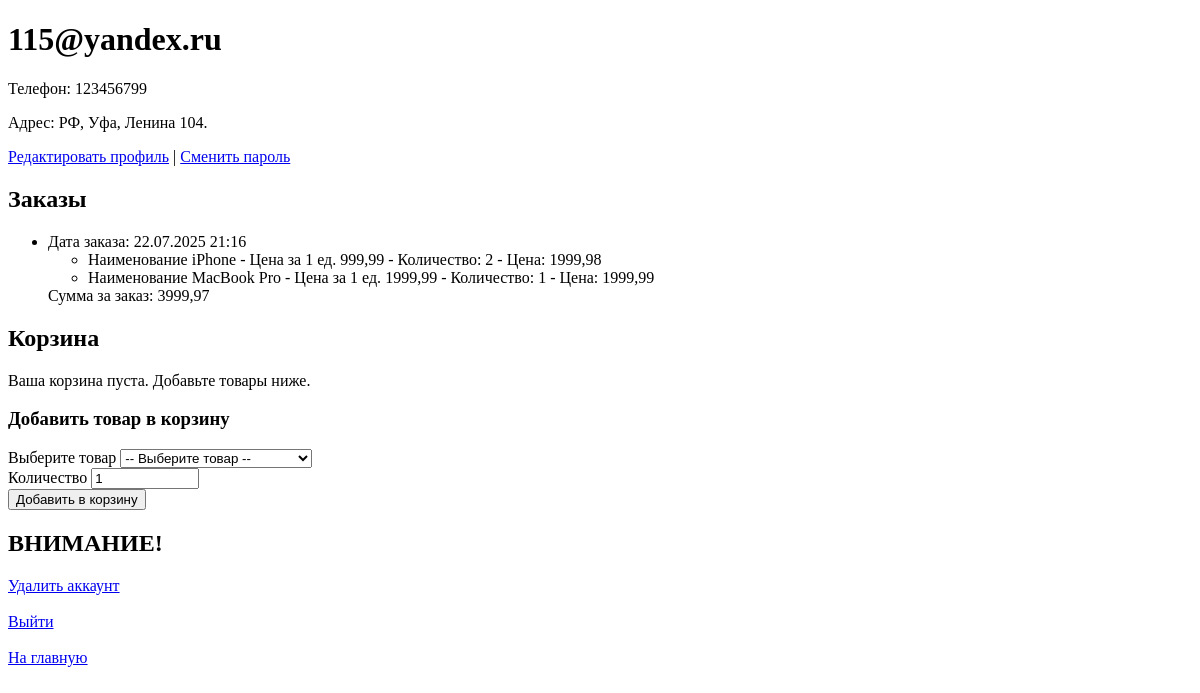
/shop/profile/ (signed in), run on an earlier commit of the app's database.
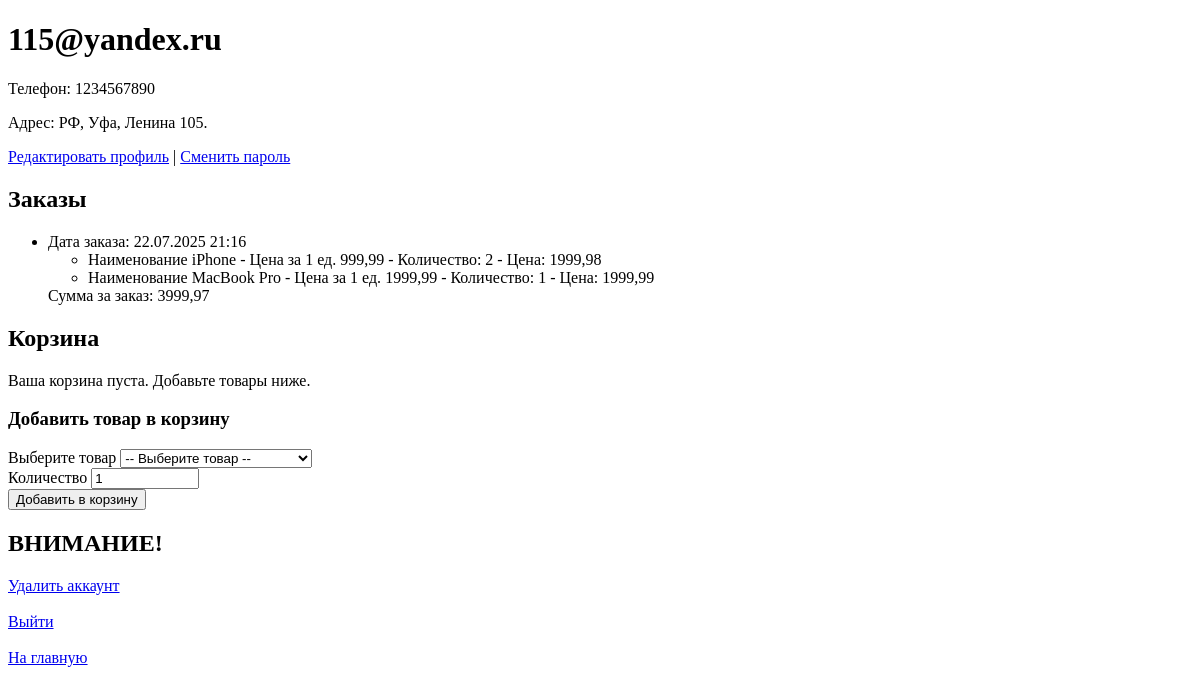
And on a later commit of the database.
### shop/models.py (models this page shows, shortened)
class CustomUser(AbstractBaseUser,  PermissionsMixin):
    email = models.EmailField(unique=True, verbose_name='Email')
    phone_number = models.CharField(max_length=15, blank=True, verbose_name='Номер телефона')
    address = models.CharField(max_length=255, blank=True, verbose_name='Адрес доставки')
    is_active = models.BooleanField(default=False, verbose_name='Аккаунт активен')
    is_staff = models.BooleanField(default=False, verbose_name='Сотрудник')
    objects = CustomUserManager()
    USERNAME_FIELD = 'email'
    REQUIRED_FIELDS = []

class Order(models.Model):
    created_at = models.DateTimeField(auto_now_add=True, null=False)
    owner = models.ForeignKey(CustomUser, on_delete=models.CASCADE, related_name='orders')
    total = models.DecimalField(
        max_digits=10,
        decimal_places=2,
        null=False,
        blank=True,
        default=0.00,
        verbose_name='Итого'
    )
    status = models.CharField(
        choices=[("в обработке", "в обработке"), ("доставляется", "доставляется"), ("доставлено", "доставлено")],
        default="в обработке")
    class Meta:
        ordering = ['-created_at']
        verbose_name = 'Заказ'
        verbose_name_plural = 'Заказы'
        db_table = 'db_order'

class OrderItem(models.Model):
    item = models.ForeignKey(Product, on_delete=models.CASCADE)
    order_item = models.ForeignKey(Order, on_delete=models.CASCADE, related_name="items")
    product_quantity = models.PositiveIntegerField(default=1)
    @property
    def item_price(self):
        return self.item.price * self.product_quantity
    class Meta:
        verbose_name = 'Товар'
        verbose_name_plural = 'Товары'
        db_table = 'db_order_item'

class Product(models.Model):
    name = models.CharField(max_length=100, null=False, verbose_name='Товар')
    description = models.TextField()
    price = models.DecimalField(
        max_digits=10,
        decimal_places=2,
        null=False,
        verbose_name='Цена товара'
    )
    created_at = models.DateTimeField(auto_now_add=True, null=False)
    stock_quantity = models.PositiveIntegerField(default=1, verbose_name='Количество единиц на складе')
    image = models.ImageField(
        upload_to=product_image_path,
        null=True,
        verbose_name="Фото товара"
    )
    category = models.ForeignKey(Category, on_delete=models.CASCADE)
    class Meta:
        ordering = ['-created_at']
        verbose_name = 'Товар'
        verbose_name_plural = 'Товары'
        unique_together = ['name', 'category']
        db_table = 'db_product'
    def __str__(self):
        return self.name

### shop/views.py (the view)
# urls.py: path('shop/profile/', profile, name='profile'),
@login_required
def profile(request):
    user = request.user
    orders = Order.objects.filter(owner=user).order_by('-created_at')
    cart = get_or_create_cart(request)
    cart_items = cart.items.all()
    final = cart.total
    available_products = Product.objects.all()  # Товары для добавления в корзину
    return render(request, 'shop/profile.html', {
        'user': user,
        'orders': orders,
        'cart': cart,
        'cart_items': cart_items,
        'available_products': available_products,
        'total': final
    })

### shop/templates/shop/profile.html (shortened to what this page needs)
<!DOCTYPE html>
<html>
<head>
</head>
<body>
    <h1>{{ user.email }}</h1>
    <p>Телефон: {{ user.phone_number|default:"Не указан" }}</p>
    <p>Адрес: {{ user.address|default:"Не указан" }}</p>
    <a href="{% url 'shop:edit_profile' %}">Редактировать профиль</a> |
    <a href="{% url 'shop:change_password' %}">Сменить пароль</a>
<h2>Заказы</h2>
    {% if user.orders.all %}
        <ul>
        {% for order in user.orders.all %}
            <li>
                Дата заказа: {{ order.created_at|date:"d.m.Y H:i" }}
                {% if order.items.all %}
                <ul>
                    {% for item in order.items.all %}
                    <li>
                        Наименование {{ item.item }} -
                        Цена за 1 ед. {{ item.item.price}} -
                        Количество: {{ item.product_quantity }} -
                        Цена: {{ item.item_price }}
                    </li>
                    {% endfor %}
                </ul>
                {% endif %}
                Сумма за заказ: {{ order.total }}
            </li>
        {% endfor %}
        </ul>
    {% else %}
        <p>У пользователя пока нет заказов.</p>
    {% endif %}
<h2>Корзина</h2>
{% if cart_items %}
    <ul>
    {% for item in cart_items %}
        <li>
                        Наименование {{ item.item.name }} -
                        Цена за 1 ед. {{ item.item.price}} -
                        Количество: {{ item.product_quantity }} -
                        Цена: {{ item.item_price }}
            <a href="{% url 'cart:remove' item.id %}" class="btn btn-sm btn-danger">Удалить</a>
            <form method="post" action="{% url 'cart:update_quantity' item.id %}" class="d-inline">
                {% csrf_token %}
                <input type="number" name="quantity" value="{{ item.product_quantity }}" min="1" class="form-control-sm" style="width: 60px;">
                <button type="submit" class="btn btn-sm btn-primary">Обновить</button>
            </form>
        </li>
    {% endfor %}
    </ul>
    <p><strong>Итого: {{ cart.total }} руб.</strong></p>
{% else %}
    <div class="alert alert-info">
        Ваша корзина пуста. Добавьте товары ниже.
    </div>
{% endif %}
<div class="card mt-4">
    <div class="card-header">
        <h3>Добавить товар в корзину</h3>
    </div>
    <div class="card-body">
        <form method="post" action="{% url 'cart:add' %}">
            <div class="mb-3">
                <label for="product-select" class="form-label">Выберите товар</label>
                <select class="form-select" id="product-select" name="product_id" required>
                    <option value="" selected disabled>-- Выберите товар --</option>
                </select>
            </div>
            <div class="mb-3">
                <label for="quantity" class="form-label">Количество</label>
                <input type="number" class="form-control" id="quantity" name="quantity" value="1" min="1" style="width: 100px;">
            </div>
            <button type="submit" class="btn btn-primary">Добавить в корзину</button>
        </form>
    </div>
</div>
    <h2>ВНИМАНИЕ!</h2>
    <a href="{% url 'shop:account_delete' %}" class="btn btn-danger">
    Удалить аккаунт
    </a>
    <br>
    <br>
    <a href="{% url 'shop:logout' %}" >Выйти</a>
    <br>
    <br>
    <a href="{% url 'shop:home' %}">На главную</a>
</body>
</html>

What changed in the data, as far as the page shows it:
changed CustomUser "115@yandex.ru": phone_number "123456799" → "1234567890"; address "РФ, Уфа, Ленина 104." → "РФ, Уфа, Ленина 105."
